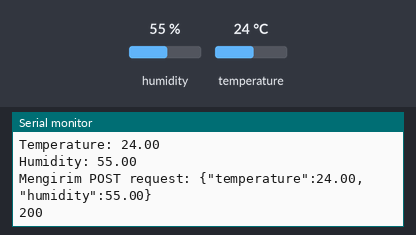
The sketch below on a simulated ESP32. Parts: the last lines printed to the serial monitor. The test bench sets the inputs (shaded band); at power-on: humidity 55 %, temperature 24 °C. WiFi joins after 1.5 s; servers stay silent unless stated; uploads are accepted with an empty reply.

Above: at 3.2 s.
3.3 s: humidity set to 22 %
10.9 s: temperature set to 12 °C
At 12.41 s:
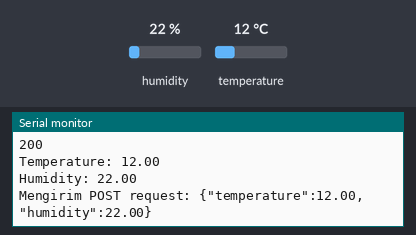
18.5 s: humidity set to 40 %
At 23.4 s:
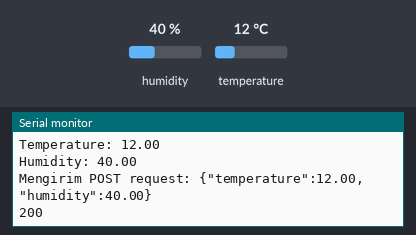

Measured:
- after the input at 10.9 s, the serial monitor: prints a new line after 1.4 s (image 1)
- after the input at 18.5 s, the serial monitor: prints a new line after 4.0 s (image 2)

The sketch:

TA1.ino
```cpp
#include <WiFi.h>
#include <HTTPClient.h>
#include <DHT.h>

const char* ssid = "Dapur Hani";
const char* password = "nas10nal120199";

const char* serverName = "http://192.168.18.32:5000/post-data";

#define DHTTYPE DHT11
#define DHTPIN 4

DHT dht(DHTPIN, DHTTYPE);

void setup() {
  Serial.begin(115200);

  dht.begin();

  WiFi.begin(ssid, password);
  while (WiFi.status() != WL_CONNECTED) {
    delay(1000);
    Serial.println("Menyambungkan...");
  }
  Serial.println("Tersambung");
}

void loop() {
  float temperature = dht.readTemperature();
  float humidity = dht.readHumidity();

  if (isnan(temperature) || isnan(humidity)) {
    Serial.println("Gagal membaca sensor");
  } else {
    Serial.println("Temperature: " + String(temperature));
    Serial.println("Humidity: " + String(humidity));

    if (WiFi.status() == WL_CONNECTED) {
      HTTPClient http;

      http.begin(serverName);

      http.addHeader("Content-Type", "application/json");

      String httpRequestData = "{\"temperature\":" + String(temperature) + ",\"humidity\":" + String(humidity) + "}";
      Serial.print("Mengirim POST request: ");
      Serial.println(httpRequestData);

      int httpResponseCode = http.POST(httpRequestData);
            if (httpResponseCode > 0) {
        String response = http.getString();
        Serial.println(httpResponseCode);
        Serial.println(response);
      } else {
        Serial.print("Eror mengirim POST: ");
        Serial.println(httpResponseCode);
      }

      http.end();
    } else {
      Serial.println("Error menyambung WiFi");
    }
  }

  delay(10000);
}
```
